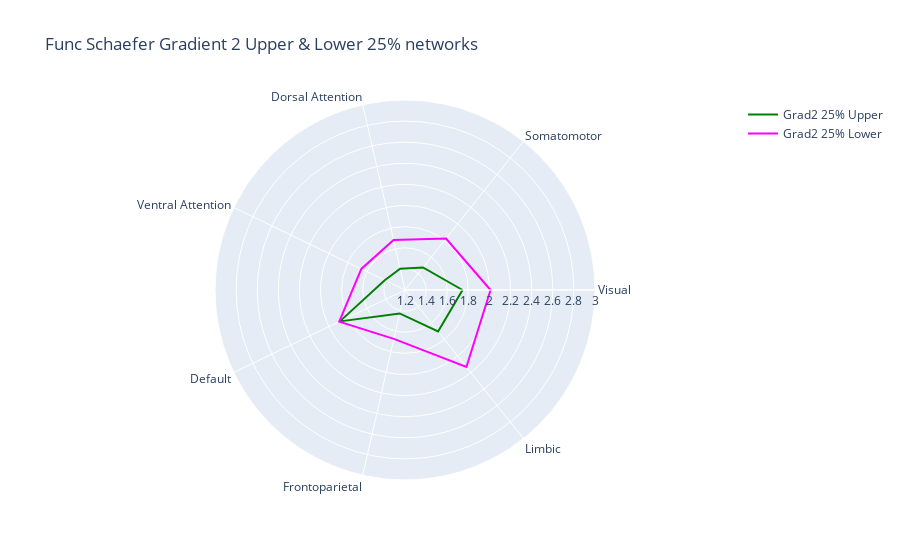

Notebook code for this chart:
### Code cell
fig = go.Figure()

fig.add_trace(go.Scatterpolar(r=grad2_25_network_df['Grad2 25% Upper'].values.tolist() + grad2_25_network_df['Grad2 25% Upper'].values.tolist()[:1], theta=grad2_25_network_df['networks'].tolist() + grad2_25_network_df['networks'].tolist()[:1], mode = 'lines', line_color = 'green', name='Grad2 25% Upper'))
fig.add_trace(go.Scatterpolar(r=grad2_25_network_df['Grad2 25% Lower'].values.tolist() + grad2_25_network_df['Grad2 25% Lower'].values.tolist()[:1], theta=grad2_25_network_df['networks'].tolist() + grad2_25_network_df['networks'].tolist()[:1], mode = 'lines', line_color = 'fuchsia', name='Grad2 25% Lower'))

fig.update_layout(polar=dict(radialaxis=dict(visible=True, range=[1.2, 3.0])),title = 'Func Schaefer Gradient 2 Upper & Lower 25% networks', showlegend=True)

fig.show()
fig.write_image(fig_path+'Func_Schaefer_Gradient2_Upper&Lower_25%_networks.png')

### Figure 1 — Plotly figure (JSON) as saved in the notebook; plotly's stock layout.template omitted (floating-point values rounded to 4 significant figures)
{"data": [{"line": {"color": "green"}, "mode": "lines", "name": "Grad2 25% Upper", "r": [1.745, 1.474, 1.407, 1.413, 1.885, 1.428, 1.703, 1.745], "theta": ["Visual", "Somatomotor", "Dorsal Attention", "Ventral Attention", "Default", "Frontoparietal", "Limbic", "Visual"], "type": "scatterpolar"}, {"line": {"color": "fuchsia"}, "mode": "lines", "name": "Grad2 25% Lower", "r": [2.01, 1.823, 1.686, 1.659, 1.891, 1.675, 2.133, 2.01], "theta": ["Visual", "Somatomotor", "Dorsal Attention", "Ventral Attention", "Default", "Frontoparietal", "Limbic", "Visual"], "type": "scatterpolar"}], "layout": {"autosize": true, "polar": {"angularaxis": {"type": "category"}, "radialaxis": {"autorange": false, "range": [1.2, 3], "type": "linear", "visible": true}}, "showlegend": true, "title": {"text": "Func Schaefer Gradient 2 Upper & Lower 25% networks"}}}
